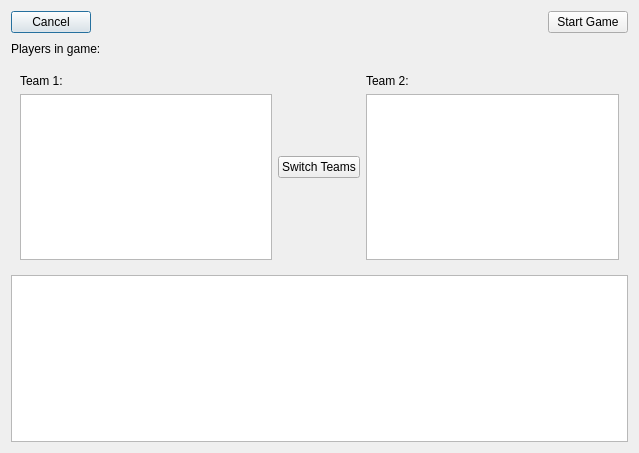
<?xml version="1.0" encoding="UTF-8"?>
<ui version="4.0">
 <class>InGameDialog</class>
 <widget class="QDialog" name="InGameDialog">
  <property name="geometry">
   <rect>
    <x>0</x>
    <y>0</y>
    <width>639</width>
    <height>453</height>
   </rect>
  </property>
  <property name="windowTitle">
   <string>GAME NAME HERE – NOT THE SAME NAME</string>
  </property>
  <layout class="QVBoxLayout" name="verticalLayout_3">
   <item>
    <layout class="QHBoxLayout" name="horizontalLayout">
     <item>
      <widget class="QPushButton" name="btnCancel">
       <property name="text">
        <string>Cancel</string>
       </property>
      </widget>
     </item>
     <item>
      <spacer name="horizontalSpacer">
       <property name="orientation">
        <enum>Qt::Horizontal</enum>
       </property>
       <property name="sizeHint" stdset="0">
        <size>
         <width>40</width>
         <height>20</height>
        </size>
       </property>
      </spacer>
     </item>
     <item>
      <widget class="QPushButton" name="btnStartGame">
       <property name="text">
        <string>Start Game</string>
       </property>
      </widget>
     </item>
    </layout>
   </item>
   <item>
    <layout class="QHBoxLayout" name="horizontalLayout_2">
     <item>
      <widget class="QLabel" name="label">
       <property name="text">
        <string>Players in game:</string>
       </property>
      </widget>
     </item>
     <item>
      <spacer name="horizontalSpacer_2">
       <property name="orientation">
        <enum>Qt::Horizontal</enum>
       </property>
       <property name="sizeHint" stdset="0">
        <size>
         <width>40</width>
         <height>20</height>
        </size>
       </property>
      </spacer>
     </item>
    </layout>
   </item>
   <item>
    <widget class="QWidget" name="wTwoHeadedGiant" native="true">
     <layout class="QHBoxLayout" name="horizontalLayout_4">
      <item>
       <layout class="QVBoxLayout" name="verticalLayout">
        <item>
         <widget class="QLabel" name="label_3">
          <property name="text">
           <string>Team 1:</string>
          </property>
         </widget>
        </item>
        <item>
         <widget class="QListView" name="lvTeam1"/>
        </item>
       </layout>
      </item>
      <item>
       <widget class="QPushButton" name="btnSwitchTeams">
        <property name="text">
         <string>Switch Teams</string>
        </property>
       </widget>
      </item>
      <item>
       <layout class="QVBoxLayout" name="verticalLayout_2">
        <item>
         <widget class="QLabel" name="label_4">
          <property name="text">
           <string>Team 2:</string>
          </property>
         </widget>
        </item>
        <item>
         <widget class="QListView" name="lvTeam2"/>
        </item>
       </layout>
      </item>
     </layout>
    </widget>
   </item>
   <item>
    <widget class="QListView" name="lvPlayers"/>
   </item>
  </layout>
 </widget>
 <resources/>
 <connections>
  <connection>
   <sender>btnCancel</sender>
   <signal>clicked()</signal>
   <receiver>InGameDialog</receiver>
   <slot>reject()</slot>
   <hints>
    <hint type="sourcelabel">
     <x>92</x>
     <y>38</y>
    </hint>
    <hint type="destinationlabel">
     <x>513</x>
     <y>15</y>
    </hint>
   </hints>
  </connection>
 </connections>
</ui>
